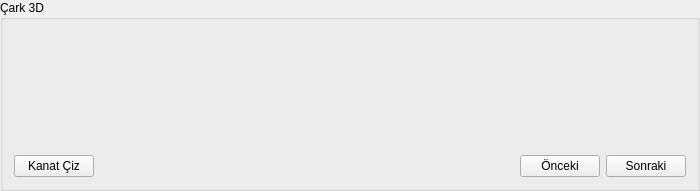
    <widget class="QGroupBox" name="groupBox_8">
     <property name="sizePolicy">
      <sizepolicy hsizetype="Fixed" vsizetype="Preferred">
       <horstretch>0</horstretch>
       <verstretch>0</verstretch>
      </sizepolicy>
     </property>
     <property name="minimumSize">
      <size>
       <width>700</width>
       <height>0</height>
      </size>
     </property>
     <property name="title">
      <string>Çark 3D</string>
     </property>
     <layout class="QGridLayout" name="gridLayout_8">
      <item row="0" column="0" colspan="4">
       <widget class="QWidget" name="toolbar_blade" native="true">
        <property name="sizePolicy">
         <sizepolicy hsizetype="Preferred" vsizetype="Maximum">
          <horstretch>0</horstretch>
          <verstretch>0</verstretch>
         </sizepolicy>
        </property>
        <property name="minimumSize">
         <size>
          <width>0</width>
          <height>50</height>
         </size>
        </property>
       </widget>
      </item>
      <item row="1" column="0" colspan="4">
       <widget class="QWidget" name="figure_wblade" native="true">
        <property name="sizePolicy">
         <sizepolicy hsizetype="Minimum" vsizetype="Minimum">
          <horstretch>0</horstretch>
          <verstretch>0</verstretch>
         </sizepolicy>
        </property>
       </widget>
      </item>
      <item row="3" column="0" colspan="4">
       <widget class="QWidget" name="figure_wblade_2" native="true">
        <property name="sizePolicy">
         <sizepolicy hsizetype="Minimum" vsizetype="Minimum">
          <horstretch>0</horstretch>
          <verstretch>0</verstretch>
         </sizepolicy>
        </property>
       </widget>
      </item>
      <item row="4" column="3">
       <widget class="QPushButton" name="pushButton_next">
        <property name="sizePolicy">
         <sizepolicy hsizetype="Maximum" vsizetype="Fixed">
          <horstretch>0</horstretch>
          <verstretch>0</verstretch>
         </sizepolicy>
        </property>
        <property name="minimumSize">
         <size>
          <width>50</width>
          <height>0</height>
         </size>
        </property>
        <property name="text">
         <string>Sonraki</string>
        </property>
       </widget>
      </item>
      <item row="4" column="2">
       <widget class="QPushButton" name="pushButton_before">
        <property name="sizePolicy">
         <sizepolicy hsizetype="Maximum" vsizetype="Fixed">
          <horstretch>0</horstretch>
          <verstretch>0</verstretch>
         </sizepolicy>
        </property>
        <property name="text">
         <string>Önceki</string>
        </property>
       </widget>
      </item>
      <item row="4" column="1">
       <spacer name="horizontalSpacer_17">
        <property name="orientation">
         <enum>Qt::Horizontal</enum>
        </property>
        <property name="sizeType">
         <enum>QSizePolicy::Minimum</enum>
        </property>
        <property name="sizeHint" stdset="0">
         <size>
          <width>40</width>
          <height>20</height>
         </size>
        </property>
       </spacer>
      </item>
      <item row="4" column="0">
       <widget class="QPushButton" name="pushButton_plot_blade">
        <property name="sizePolicy">
         <sizepolicy hsizetype="Maximum" vsizetype="Fixed">
          <horstretch>0</horstretch>
          <verstretch>0</verstretch>
         </sizepolicy>
        </property>
        <property name="text">
         <string>Kanat Çiz</string>
        </property>
       </widget>
      </item>
      <item row="2" column="0" colspan="4">
       <widget class="QWidget" name="toolbar_blade_2" native="true">
        <property name="sizePolicy">
         <sizepolicy hsizetype="Preferred" vsizetype="Maximum">
          <horstretch>0</horstretch>
          <verstretch>0</verstretch>
         </sizepolicy>
        </property>
        <property name="minimumSize">
         <size>
          <width>0</width>
          <height>50</height>
         </size>
        </property>
       </widget>
      </item>
     </layout>
    </widget>
